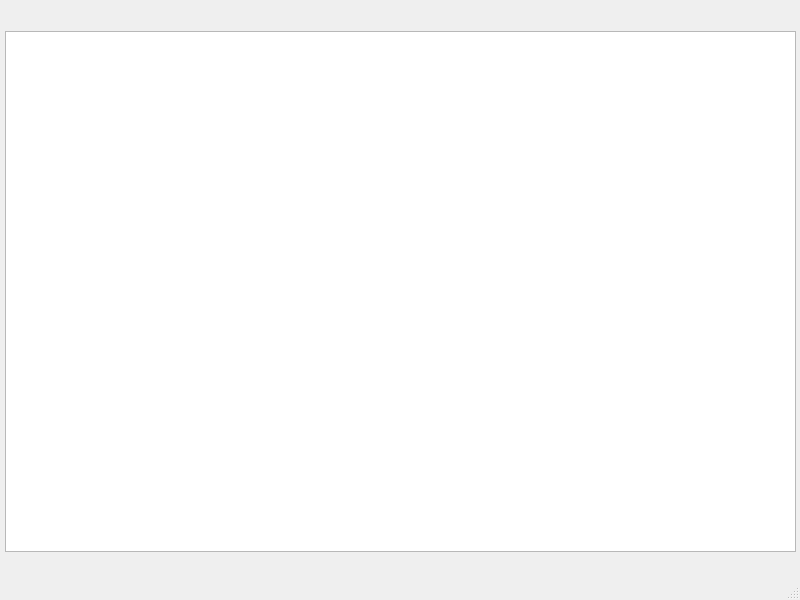
<?xml version="1.0" encoding="UTF-8"?>
<ui version="4.0">
 <class>MainWindow</class>
 <widget class="QMainWindow" name="MainWindow">
  <property name="geometry">
   <rect>
    <x>0</x>
    <y>0</y>
    <width>800</width>
    <height>600</height>
   </rect>
  </property>
  <property name="windowTitle">
   <string>MainWindow</string>
  </property>
  <widget class="QWidget" name="centralwidget">
   <widget class="QTableView" name="tableView">
    <property name="geometry">
     <rect>
      <x>5</x>
      <y>31</y>
      <width>791</width>
      <height>521</height>
     </rect>
    </property>
   </widget>
  </widget>
  <widget class="QMenuBar" name="menubar">
   <property name="geometry">
    <rect>
     <x>0</x>
     <y>0</y>
     <width>800</width>
     <height>21</height>
    </rect>
   </property>
  </widget>
  <widget class="QStatusBar" name="statusbar"/>
 </widget>
 <resources/>
 <connections/>
</ui>
